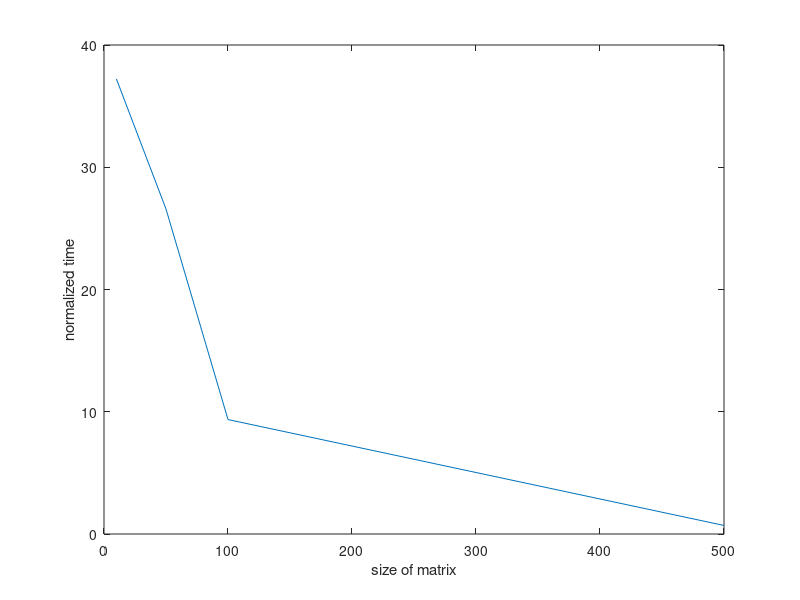
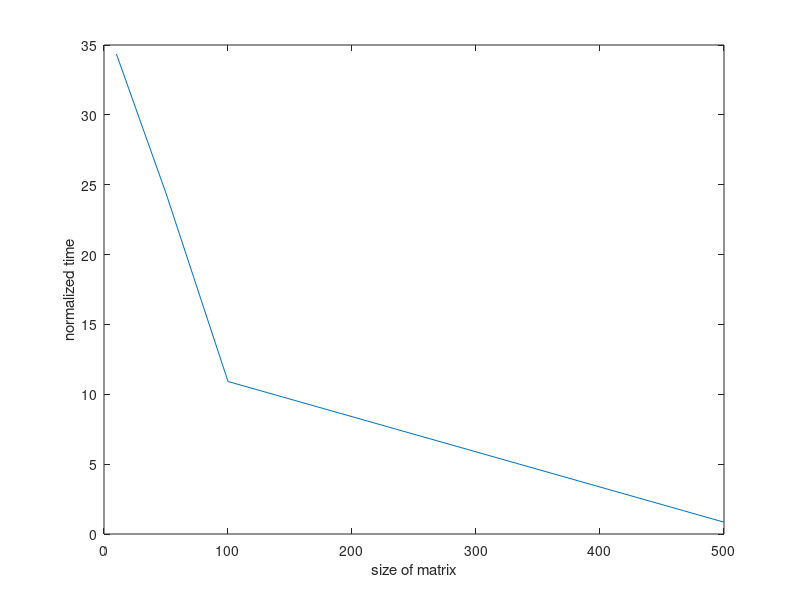

Source code (MATLAB) for these figures, in order:
% This is not a function file
1; 

% Random matrix generator
function A = mat(N)
  A = rand(N) + (2*N)*diag(randperm(N)); 
end

% Gauss Seidel routine
function t = gs(A, b)
  [n, ~] = size(A);
  x = rand(n, 1);
  tic;
  x1 = A\b;
  t0 = toc;
  tic;
  nx1 = norm(x1);
  while true 
    for i = 1:n
      x(i) = (b(i) - A(i, 1:n)*x + A(i,i)*x(i))/A(i,i);
    end
    if norm(x1-x)/nx1 < 1e-3
      break
    end
  end
  t = toc/t0;
end

% Jacobi routine
function t = ja(A, b)
  [n, ~] = size(A);
  x = ones(n, 1);
  tic;
  x1 = A\b;
  t0 = toc;
  tic;
  nx1 = norm(x1);
  x0 = ones(n, 1);
  while true 
    for i = 1:n
      x(i) = (b(i) - A(i, 1:n)*x0 + A(i,i)*x0(i))/A(i,i);
    end 
    if norm(x1-x)/nx1 < 1e-3
      break
    end
   x0 = x; 
  end
  t = toc/t0;
end

% Returns average normalized time taken by Gauss Seidel/Jacobi routine for matrices of size N
function t = avg(func, N, n)
  T = ones(n, 1);
  b = ones(N, 1);
  for i = 1:n
    T(i) = func(mat(N), b);
  end
  t = mean(T);
 end
 
% Plots normalized time taken by Gauss Seidel/Jacobi routine
function plt(func, img_name)
  N = [10, 50, 100, 500];
  t = ones(4, 1);
  for i = 1:4
    t(i) = avg(func, N(i), 100);
  end
  fig = figure("visible", "off");
  plot(N, t);
  xlabel('size of matrix'); ylabel('normalized time'); 
  saveas(fig, img_name, "png");
  disp("Plot has been generated")
end

plt(@gs, "Gauss_Seidel");
plt(@ja, "Jacobi");